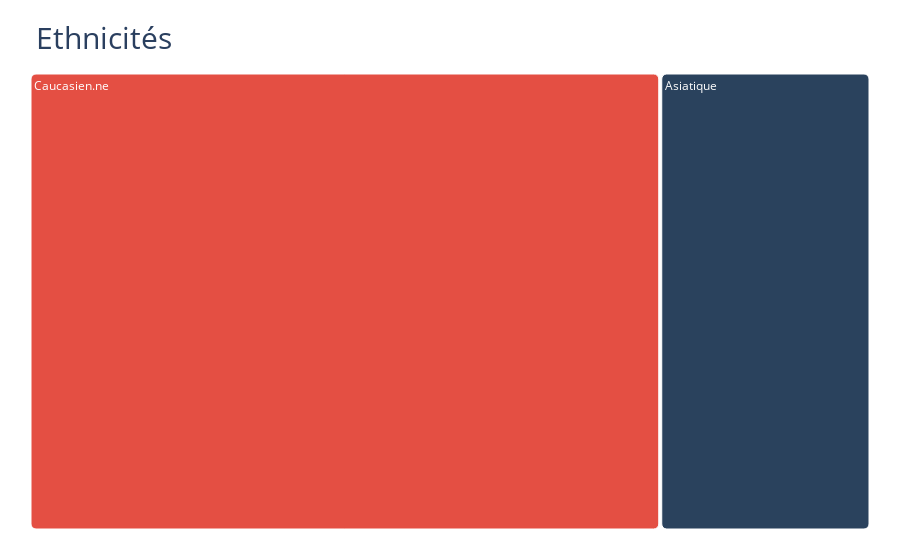

Notebook code cell kept with this figure:
### Code cell
#creer treemap
import plotly.express as px

fig = px.treemap(data, path=[data["Ethnicites"]],
                 title="Ethnicités",color_discrete_sequence=["#e44f43","#2a425d", 
                     ]
                 )
fig.update_traces(marker=dict(cornerradius=5))

fig.update_layout(
    margin = dict(t=50, l=25, r=25, b=25),
    title_font=dict(size=30),
    title_x=0.04, title_y=0.95
)
#mettre en commenteire pour voir les infos comme "count" en hover
fig.data[0].hovertemplate='<b></b>%{label}'

fig.show()

### Figure 1 — Plotly figure (JSON) as saved in the notebook; plotly's stock layout.template omitted (floating-point values rounded to 4 significant figures)
{"data": [{"branchvalues": "total", "domain": {"x": [0, 1], "y": [0, 1]}, "hovertemplate": "<b></b>%{label}", "ids": ["Asiatique", "Caucasien.ne"], "labels": ["Asiatique", "Caucasien.ne"], "marker": {"cornerradius": 5}, "name": "", "parents": ["", ""], "type": "treemap", "values": [2, 6]}], "layout": {"legend": {"tracegroupgap": 0}, "margin": {"b": 25, "l": 25, "r": 25, "t": 50}, "title": {"font": {"size": 30}, "text": "Ethnicités", "x": 0.04, "y": 0.95}, "treemapcolorway": ["#e44f43", "#2a425d"]}}
